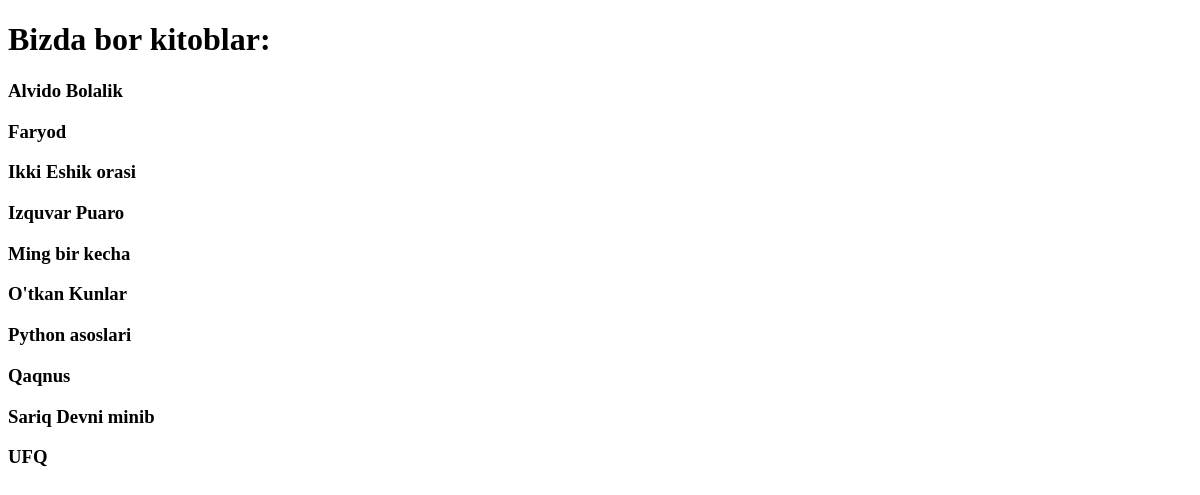
/loyiha/, run on an earlier commit of the app's database.
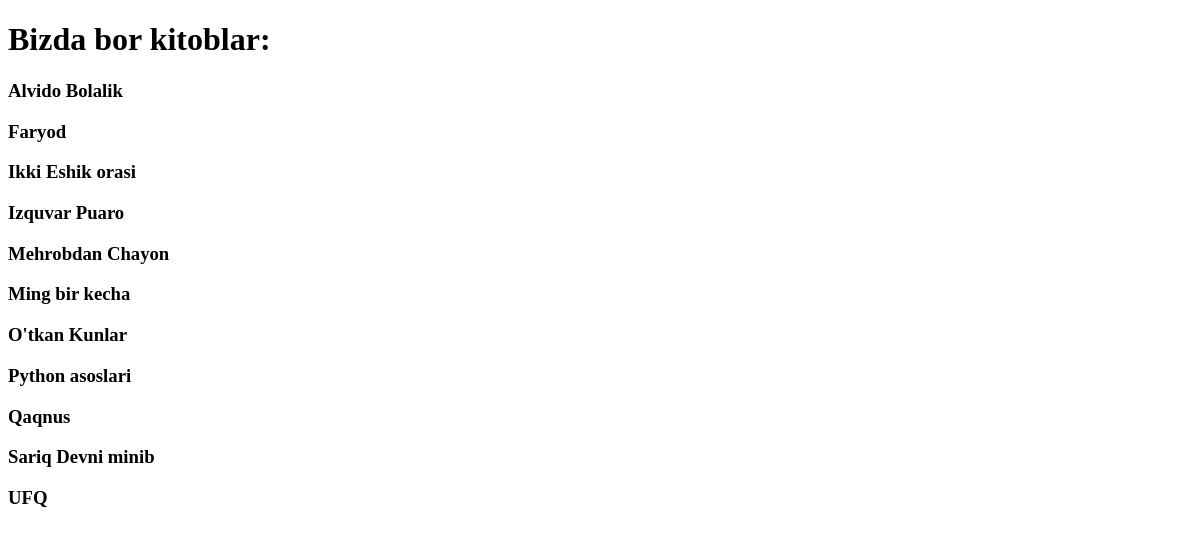
And on a later commit of the database.
### app1/models.py (models this page shows)
class Kitob(models.Model):
    a=(
        ("1", "Badiiy"),
        ("2", "Ilmiy"),
        ("3", "Komediya"),
        ("4", "Hujjatli"),
    )
    nom=models.CharField(max_length=30)
    sana=models.DateField(blank=True)
    sahifa=models.PositiveSmallIntegerField()
    janr=models.CharField(max_length=20, choices=a)
    muallif=models.ForeignKey(Muallif, on_delete=models.CASCADE, related_name="m_kitoblari")
    def __str__(self):
        return self.nom
    class Meta:
        ordering = ("nom",)

### app1/views.py (the view)
# urls.py: path('loyiha/', loyiha),
def loyiha(request):
    hammasi=Kitob.objects.all()
    return render(request, "loyiha.html", {"kitoblar":hammasi})

### templates/loyiha.html (shortened to what this page needs)
<!DOCTYPE html>
<html lang="en">
<head>
</head>
<body>
    <h1>Bizda bor kitoblar:</h1>
    {% for i in kitoblar %}
    <h3>{{i}}</h3>
    {% endfor %}
</body>
</html>

What changed in the data, as far as the page shows it:
added Kitob: nom "Mehrobdan Chayon"
